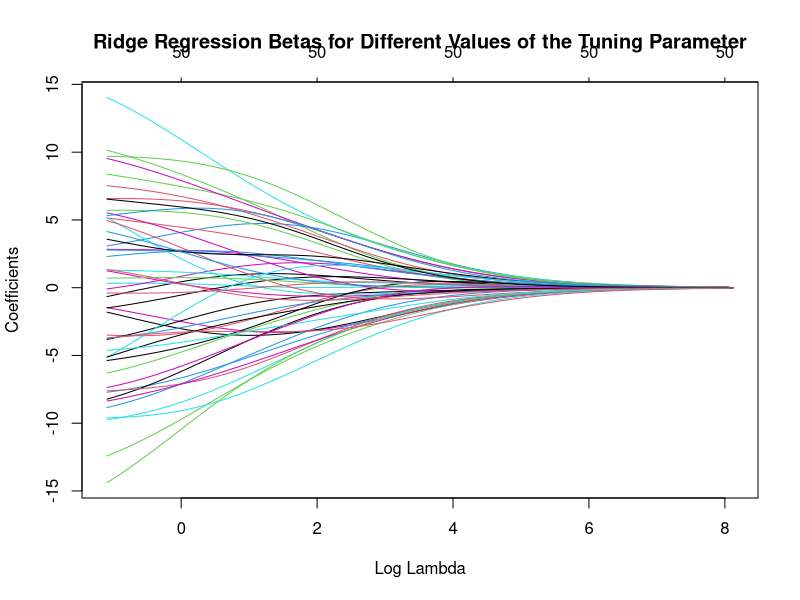
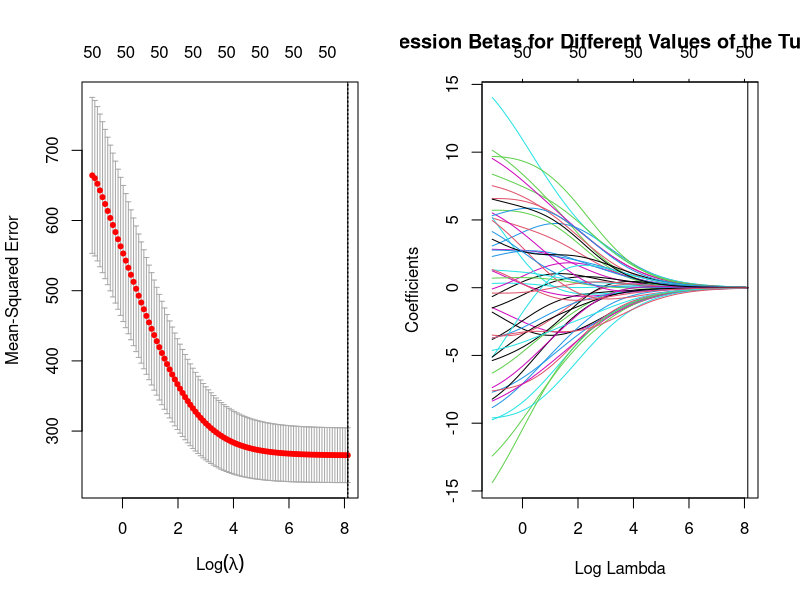
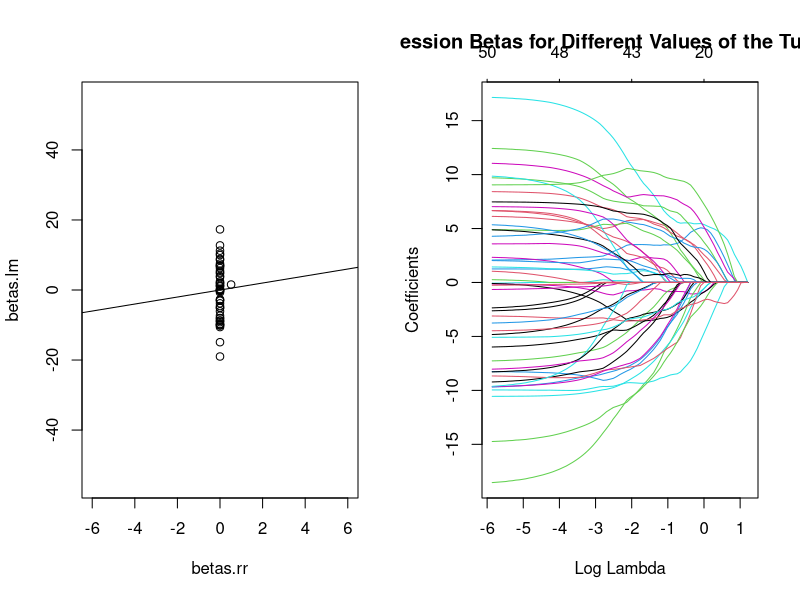
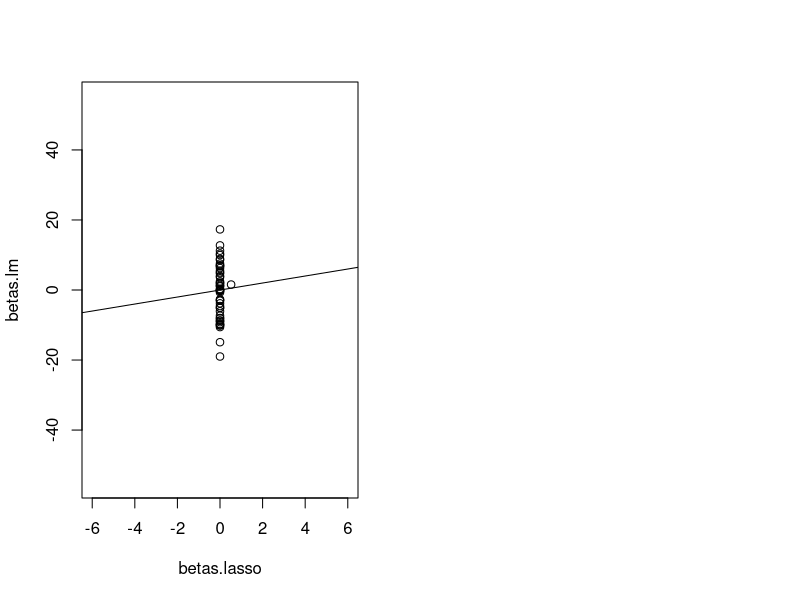
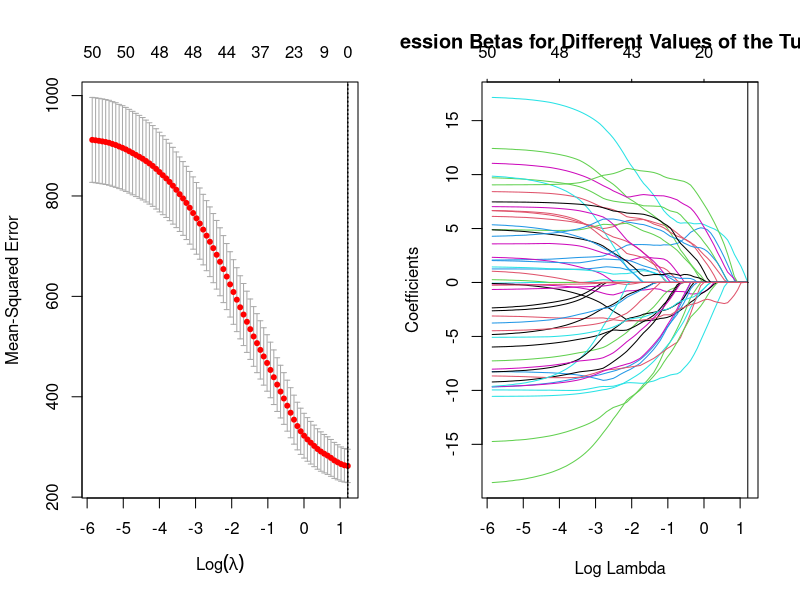
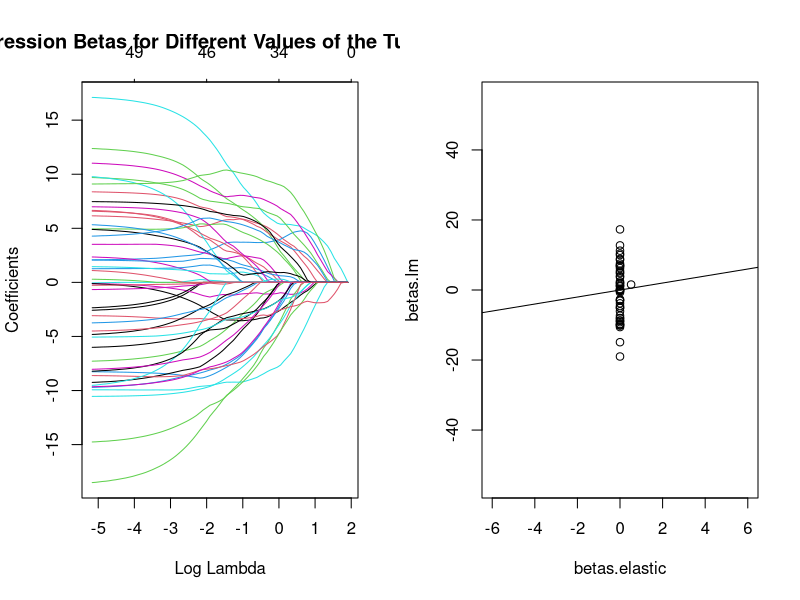

R code for these plots, in order: (Note: this script raises an error after producing the figures.)
#1. a. 

rm(list=ls())


N=150
P=50
X=matrix(NA,nrow=N,ncol=P)

#correlated predictors

set.seed(1000)
covmat=matrix(rnorm(P^2,sd=2),nrow=P)
covmat=covmat+t(covmat)
U=eigen(covmat)$vectors
D=diag(rexp(P,rate=10))
covmat=U%*%D%*%t(U)

library(mvtnorm)
set.seed(1000)
for(i in 1:N){
      X[i,]=rmvnorm(1,mean=rep(0,P),sigma=covmat)
}
X=data.frame(X)

betas.true=c(1,2,3,4,5,-1,-2,-3,-4,-5,rep(0,P-10))

#simulate the y
sigma=15.7
X=as.matrix(X)
set.seed(1000)
y=X%*%betas.true+rnorm(N,mean=0,sd=sigma)

##split the date to test and train

alldata=data.frame(cbind(y,X))
names(alldata)[1] <- "y"

train=alldata[1:100,]
test=alldata[101:150,]

#fit the ordinary linear regression using training data sets. calculate the variance inflation factor.

fit=lm(y~.,data=train)
summary(fit)

betas.lm=coef(fit)

# yhat.lm=predict(fit,newdata=test)
# mspe.lm=mean((test$y-yhat.lm)^2)
# mspe.lm 


library(car)
vif(fit)


#1.b.

library(glmnet)

## fit ridge (trying 100 different lambda values)
rr=glmnet(x=as.matrix(train[,-1]),y=as.numeric(train[,1]),alpha=0,nlambda=100)
plot(rr,xvar="lambda",main="Ridge Regression Betas for Different Values of the Tuning Parameter")


## use 10-fold crossvalidation to find the best lambda
cv.rr=cv.glmnet(x=as.matrix(train[,-1]),y=as.numeric(train[,1]),alpha=0,nfolds=10,nlambda=100)

## getting cvmspe from best value of lambda
# cvmspe.rr=min(cv.rr$cvm) 

## get lambda and best rr fit
lambda.rr=cv.rr$lambda.min
lambda.rr

## some plots
par(mfrow=c(1,2))
plot(cv.rr)
abline(v=log(lambda.rr))
plot(rr,xvar="lambda",main="Ridge Regression Betas for Different Values of the Tuning Parameter")
abline(v=log(lambda.rr))
 
## beta estimates for best lambda
betas.rr=coef(cv.rr,s="lambda.min")
betas.rr

## compare the ridge coefficients with standard regression coefficients
plot(betas.rr,betas.lm,xlim=c(-6,6),ylim=c(-55,55))
abline(0,1)



#1.c. repeat it for lasso.

## fit ridge (trying 100 different lambda values)
lasso=glmnet(x=as.matrix(train[,-1]),y=as.numeric(train[,1]),alpha=1,nlambda=100)
plot(lasso,xvar="lambda",main="Lasso Regression Betas for Different Values of the Tuning Parameter")


## use 10-fold crossvalidation to find the best lambda
cv.lasso=cv.glmnet(x=as.matrix(train[,-1]),y=as.numeric(train[,1]),alpha=1,nfolds=10)

## getting cvmspe from best value of lambda
# cvmspe.lasso=min(cv.lasso$cvm) 

## get lambda and best rr fit
lambda.lasso=cv.lasso$lambda.min
lambda.lasso

## beta estimates for best lambda
betas.lasso=coef(cv.lasso,s="lambda.min")
betas.lasso

## compare the lasso coefficients with standard coefficients
plot(betas.lasso,betas.lm,xlim=c(-6,6),ylim=c(-55,55))
abline(0,1)

par(mfrow=c(1,2))
plot(cv.lasso)
abline(v=log(lambda.lasso))
plot(lasso,xvar="lambda", main="Lasso Regression Betas for Different Values of the Tuning Parameter")
abline(v=log(lambda.lasso))

#1.d. repeat for alpha=0.5

## fit ridge (trying 100 different lambda values)
elastic=glmnet(x=as.matrix(train[,-1]),y=as.numeric(train[,1]),alpha=0.5,nlambda=100)
plot(elastic,xvar="lambda",main="Elastic Regression Betas for Different Values of the Tuning Parameter")


## use 10-fold crossvalidation to find the best lambda
cv.elastic=cv.glmnet(x=as.matrix(train[,-1]),y=as.numeric(train[,1]),alpha=0.5,nfolds=10,nlambda=100)

## getting cvmspe from best value of lambda
# cvmspe.elastic=min(cv.elastic$cvm) 

## get lambda and best rr fit
lambda.elastic=cv.elastic$lambda.min
lambda.elastic

## beta estimates for best lambda
betas.elastic=coef(cv.elastic,s="lambda.min")
betas.elastic

## compare the elastic coefficients with standard coefficients
plot(betas.elastic,betas.lm,xlim=c(-6,6),ylim=c(-55,55))
abline(0,1)


## 1. e 

# mspe for the linear regrssion
yhat.lm=predict(fit, newdata=test[,-1])
mspe.lm=mean((test$y-yhat.lm)^2)
mspe.lm

# mspe for the lasso
yhat.lasso=predict(cv.lasso,newx=as.matrix(test[,-1]),s="lambda.min")
mspe.lasso=mean((test$y-yhat.lasso)^2)
mspe.lasso

# mspe for the ridge
yhat.rr=predict(cv.rr,s="lambda.min",newx=as.matrix(test[,-1]))
mspe.rr=mean((test$y-yhat.rr)^2)
mspe.rr

# mspe for elastic
yhat.elastic=predict(cv.elastic,s="lambda.min",newx=as.matrix(test[,-1]))
mspe.elastic=mean((test$y-yhat.elastic)^2)
mspe.elastic




rm(list=ls())



##2. (a)
#logistic regression

getwd()
setwd("/Users/himawari/Desktop")
getwd()


#scale the variables
mydata=read.csv("BrainTumor.csv",sep=",", header=TRUE)
mydata12=mydata[,-1]

Class=mydata[,1]

scaled=scale(mydata12, center=TRUE, scale=TRUE)

mynewdata=cbind(Class, scaled)
mynewdata=as.data.frame(mynewdata)

rm(Class)

# split the data into 70, 30.

set.seed(100)
sample=sample.int(n = nrow(mynewdata), size = floor(nrow(mynewdata)*0.70), replace = FALSE)
train=mynewdata[sample, ]
test=mynewdata[-sample, ]


# fit standard regression
attach(train)
fit=glm(Class~Mean+Variance+Standard.Deviation+Entropy+Skewness+Kurtosis+Contrast+Energy+ASM+Homogeneity+Dissimilarity+Correlation,family="binomial",data=train)
detach(train)

summary(fit)


## 2. (b)

## lasso

library(glmnet)

X=as.matrix(train[,-1])
y=train[,1]

lasso=glmnet(x=X,y=y,family="binomial",alpha=1,nlambda=100)
## use 10-fold crossvalidation to find the best lambda
cv.lasso=cv.glmnet(x=X,y=y,family="binomial",alpha=1,nfolds=10)

## get lambda and best lasso fit
lambda.lasso=cv.lasso$lambda.1se
lambda.lasso

## cross validation plots
par(mfrow=c(1,2))
plot(cv.lasso)
abline(v=log(lambda.lasso))
plot(lasso,xvar="lambda")
abline(v=log(lambda.lasso))

## beta estimates for best lambda
# betas.lasso=coef(cv.lasso)
# betas.lasso


#ridge

X2=as.matrix(train[,-1])
y2=train[,1]

rr=glmnet(x=X2,y=y2,family="binomial",alpha=0,nlambda=100)
## use 10-fold crossvalidation to find the best lambda
cv.rr=cv.glmnet(x=X2,y=y2,family="binomial",alpha=0,nfolds=10)

## get lambda and best lasso fit
lambda.rr=cv.rr$lambda.1se
lambda.rr

## cross validation plots
par(mfrow=c(1,2))
plot(cv.rr)
abline(v=log(lambda.rr))
plot(rr,xvar="lambda")
abline(v=log(lambda.rr))

## beta estimates for best lambda
# betas.rr=coef(cv.rr)
# betas.rr


#predict

#ordinary glm
testnew=test[,-1]

eta=predict(fit,newdata=testnew,type="response")


plot(c(1:1129),eta)

tumor_class=eta


for (i in 1:1129) {
      if (eta[i]>=0.5) {
            tumor_class[i]=1
      } else {
            tumor_class[i]=0
      }
}

plot(c(1:1129), tumor_class)

real=test[,1]
prediction=tumor_class

accuracy=real-prediction

accuracy=unname(accuracy)
accuracy

check=0

for (i in 1:1129) {
      if (accuracy[i] != 0) {
            check=check+1
      }
}

calculator=(1129-check)/1129
calculator


#lasso case

lasso_prob=predict(cv.lasso, s="lambda.1se", newx=as.matrix(test[,-1]), type="response")
lasso_prob


plot(c(1:1129),lasso_prob)

tumor_class2=lasso_prob


for (i in 1:1129) {
      if (lasso_prob[i]>=0.5) {
            tumor_class2[i]=1
      } else {
            tumor_class2[i]=0
      }
}

plot(c(1:1129), tumor_class2)

real=test[,1]
prediction=tumor_class2

accuracy=real-prediction

accuracy=unname(accuracy)
accuracy

check=0

for (i in 1:1129) {
      if (accuracy[i] != 0) {
            check=check+1
      }
}

calculator=(1129-check)/1129
calculator


#ridge case


ridge_prob=predict(cv.rr, s="lambda.1se", newx=as.matrix(test[,-1]), type="response")
ridge_prob


plot(c(1:1129),ridge_prob)

tumor_class3=ridge_prob


for (i in 1:1129) {
      if (ridge_prob[i]>=0.5) {
            tumor_class3[i]=1
      } else {
            tumor_class3[i]=0
      }
}

plot(c(1:1129), tumor_class3)

real=test[,1]
prediction=tumor_class3

accuracy=real-prediction

accuracy=unname(accuracy)
accuracy

check=0

for (i in 1:1129) {
      if (accuracy[i] != 0) {
            check=check+1
      }
}

calculator=(1129-check)/1129
calculator







